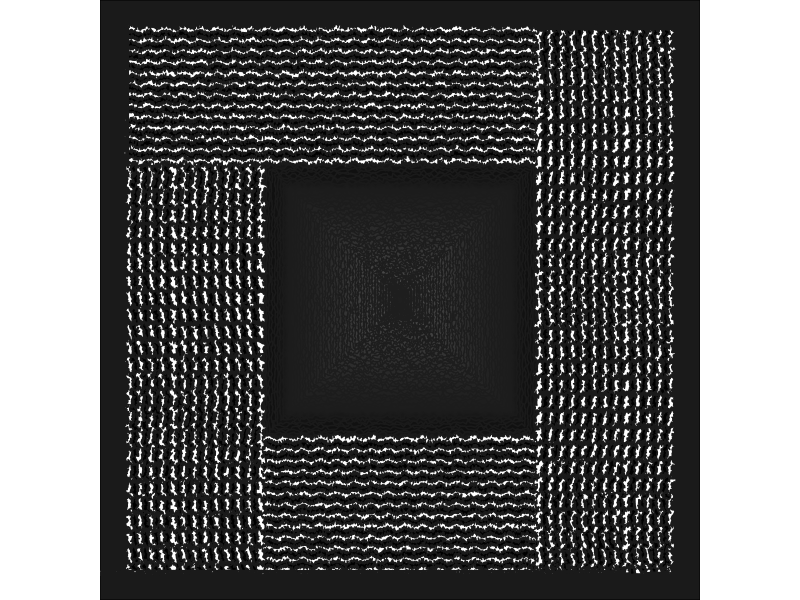

This figure's R source:
## ---- chunk 1
#=============================================================================#
#Library Load-in---------------------------------------------------------------
#=============================================================================#
library(dplyr) #Data wrangling
library(purrr) #Iterating
library(ggplot2) #Plotting

#=============================================================================#
#Data Set-up-------------------------------------------------------------------
#=============================================================================#

#Wave data frames#
wave1 <- tibble(x = c(seq(0,100, length.out = 1000),
                     rep(100,1000),
                     seq(100,0, length.out = 1000),
                     rep(0,1000)
                     ),
               y = c(rep(0,1000) + sin(x[1:1000])/2 * cos(x[1:1000]),
                     seq(0,1, length.out = 1000),
                     rep(1,1000) + sin(x[2001:3000])/2 * cos(x[2001:3000]),
                     seq(1,0, length.out = 1000)
                     ),
               group = "wave1_"
)

wave2 <- tibble(y = c(seq(0,100, length.out = 1000),
                      rep(100,1000),
                      seq(100,0, length.out = 1000),
                      rep(0,1000)),
                x = c(rep(0,1000) + sin(y[1:1000])/2 * cospi(y[1:1000]),
                      seq(0,1, length.out = 1000),
                      rep(1,1000) + sin(y[2001:3000])/2 * sinpi(y[2001:3000]),
                      seq(1,0, length.out = 1000)),
                group = "wave2_"
)

wave3 <- tibble(x = c(seq(0,100, length.out = 1000),
                      rep(100,1000),
                      seq(100,0, length.out = 1000),
                      rep(0,1000)),
                y = c(rep(100,1000) + sin(x[1:1000])/2 * cos(x[1:1000]),
                      seq(100,99, length.out = 1000),
                      rep(99,1000) + sin(x[2001:3000])/2 * cos(x[2001:3000]),
                      seq(99,100, length.out = 1000)
                ),
                group = "wave3_"
)

wave4 <- tibble(y = c(seq(0,100, length.out = 1000),
                      rep(100,1000),
                      seq(100,0, length.out = 1000),
                      rep(0,1000)),
                x = c(rep(100,1000) + sin(y[1:1000])/2 * cospi(y[1:1000]),
                      seq(100,99, length.out = 1000),
                      rep(99,1000) + sin(y[2001:3000])/2 * sinpi(y[2001:3000]),
                      seq(99,0, length.out = 1000)),
                group = "wave4_"
)

#Function for wave manipulations#
wave_maker <- function(n, wave_df, direction = c("up","down","left","right")){
  
  if(direction %in% c("up","down")){
    new_waves <- map_df(1:n, ~ wave_df %>%
                          mutate(y = y + ifelse(direction == "up", 1*.x,-1*.x),
                                 group = paste0(group,.x))
    )
  } else {
    new_waves <- map_df(1:n, ~ wave_df %>%
                          mutate(x = x + ifelse(direction == "right", 1*.x,-1*.x),
                                 group = paste0(group,.x))
    )
                        }
  
  
  return(new_waves)
}

#iterations#
n1 <- 25

#Wave Iterations#
waves1 <- pmap_df(list(n1,
                       "up"), 
                  ~ wave_maker(..1,wave1, direction = ..2))|>
  mutate(y = y - 1)


waves1$fill <- rep_along(1:nrow(waves1), c(rep("white",4000), rep("black",4000)))

waves2 <- pmap_df(list(n1,
                       "right"), 
                  ~ wave_maker(..1,wave2, direction = ..2)) |>
  mutate(x = x - 1)

waves2$fill <- rep_along(1:nrow(waves2), c(rep("white",4000), rep("black",4000)))

waves3 <- pmap_df(list(n1,
                       "down"), 
                  ~ wave_maker(..1,wave3, direction = ..2))|>
  mutate(y = y + 1)

waves3$fill <- rep_along(1:nrow(waves3), c(rep("white",4000), rep("black",4000)))

waves4 <- pmap_df(list(n1,
                       "left"), 
                  ~ wave_maker(..1,wave4, direction = ..2)) |>
  mutate(x = x + 1)

waves4$fill <- rep_along(1:nrow(waves4), c(rep("white",4000), rep("black",4000)))

#Center design#
center <- tibble(x = c(seq(25,75, length = 100),
                       rep(75, 100),
                       seq(75,25, length = 100),
                       rep(25, 100)),
                 y = c(rep(25,100),
                       seq(25,75, length = 100),
                       rep(75, 100),
                       seq(75,25, length = 100)),
                 group = "center_")

#Iterations and options for center#
n2 <- 50
trans <- seq(0,25, length.out = n2)
colors_box <- rev(colorRampPalette(c("#ffffff","#000000"))(n2))

#Center data frame compilation#
center_data <- pmap_df(list(1:n2, 
                             trans,
                             colors_box), ~tibble(x = c(seq(25+..2,75-..2, length = 100),
                                               rep(75-..2, 100),
                                               seq(75-..2,25+..2, length = 100),
                                               rep(25+..2, 100)),
                                         y = c(rep(25+..2,100),
                                               seq(25+..2,75-..2, length = 100),
                                               rep(75-..2, 100),
                                               seq(75-..2,25+..2, length = 100)),
                                         group = paste0("center_",..1),
                                         fill = ..3)) |>
  arrange(group)

#=============================================================================#
#Final Piece-------------------------------------------------------------------
#=============================================================================#

waves1 |>
  ggplot(aes(x,y, group = group))+
  theme_void()+
  theme(plot.background = element_rect(fill = "#1a1a1a"))+
  geom_polygon(data = center_data,
               position = position_jitter(width = .2, height = .4),
               color = "#1a1a1a",
               fill = center_data$fill,
               alpha = .2) +
  geom_polygon(position = position_jitter(width = .2, height = .4),
               color = "#1a1a1a",
               fill = waves1$fill) +
  geom_polygon(data = waves2,
               position = position_jitter(width = .2, height = .4),
               color = "#1a1a1a",
               fill = waves2$fill) +
  geom_polygon(data = waves3,
               position = position_jitter(width = .2, height = .4),
               color = "#1a1a1a",
               fill = waves3$fill) +
  geom_polygon(data = waves4,
               position = position_jitter(width = .2, height = .4),
               color = "#1a1a1a",
               fill = waves4$fill) +
  coord_equal(xlim = c(0,100), 
              ylim = c(0,100), 
              expand = TRUE)

#To save the output:
# ggsave("images/19.png",
#        device = "png",
#        dpi = 300,
#       bg = "transparent")
